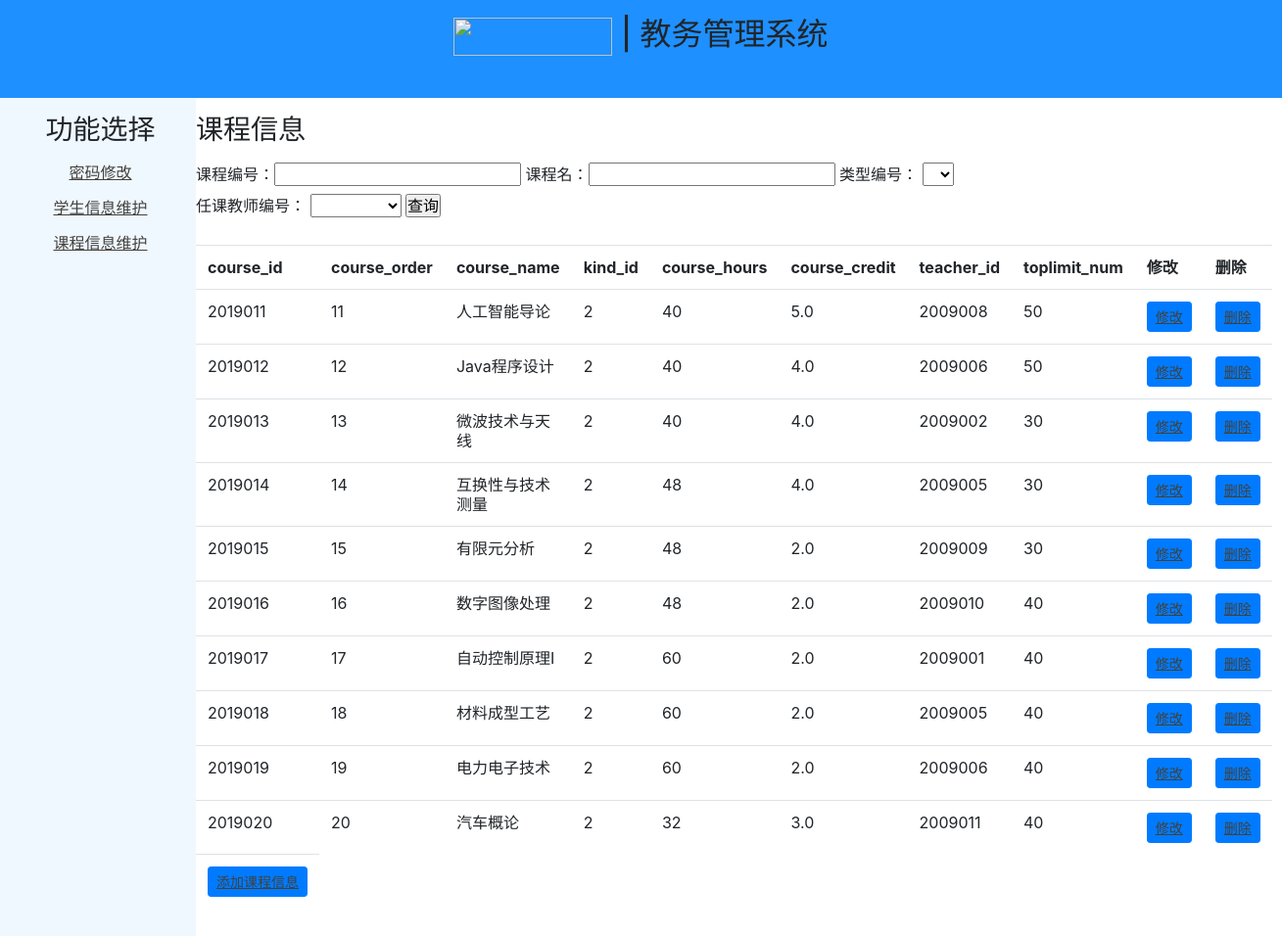
The app's page /mama?kind_id=2 (signed in) with its own data.
### tables this page shows
CREATE TABLE course_Info(
	course_id int primary key,
	course_order int not null,
	course_name char(50) not null,
	kind_id int not null,
	course_hours int not null,
	course_credit float not null,
	teacher_id int not null,
	toplimit_num int not null,
	foreign key(kind_id) references course_kind(kind_id),
	foreign key(teacher_id) references teacher_Info(teacher_id)
	);

### admin.py (the view)
@app.route('/mama',methods=['GET'])
def index1():   #课程信息维护
    if not CheckLogin():
        return redirect(url_for('login'))
    dataid, _ = GetSql2("select distinct kind_id ,kind_id as col2  from course_Info ")
    datada, _ = GetSql2("select distinct teacher_id ,teacher_id as col2  from course_Info ")
    strWhere = []
    if "cname" in request.args:
        name = request.args["cname"]
        if name != "":
            strWhere.append("course_name like '%%%s%%'" % name)
    if "cid" in request.args:
        id = request.args["cid"]
        if id != "":
            strWhere.append("course_id = '%s'" % id)
    if "kind_id" in request.args:
        ida = request.args["kind_id"]
        if ida != "":
            strWhere.append("kind_id = '%s'" % ida)
    if "teacher_id" in request.args:
        idc = request.args["teacher_id"]
        if idc != "":
            strWhere.append("teacher_id = '%s'" % idc)
    tablename = "course_Info"
    sql = "SELECT * FROM course_Info "
    if len(strWhere) > 0:
        sql = sql + " where " + " and ".join(strWhere)
        print(sql)
    result, fields = GetSql2(sql)
    return render_template('show-t.html', datas=result, fields=fields,dataid=dataid,datada=datada)

### admin.py (called while the page is built)
def CheckLogin():
    if 'admin_name' not in session:
        return False
    else:
        return True

### dbSqlite3.py (called while the page is built)
def OpenDb():
    database = "./db/Edu_system.db"
    conn = sqlite3.connect(database)
    return conn

def GetSql(conn, sql):
    cur = conn.cursor()
    cur.execute(sql)
    fields=[]
    for field in cur.description:
        fields.append(field[0])
    result = cur.fetchall()
    cur.close()
    return result,fields

def CloseDb(conn):
    conn.close()

def GetSql2(sql):
    conn = OpenDb()
    result,fields = GetSql(conn, sql)
    CloseDb(conn)
    return result,fields

### templates/show-t.html (shortened to what this page needs)
<!DOCTYPE html>
<html lang="en">
<head>
    <link href="{{ url_for('static',filename='css/show.css') }}" rel="stylesheet"/>
    <link href="https://cdn.staticfile.org/twitter-bootstrap/4.1.0/css/bootstrap.min.css" rel="stylesheet"/>
</head>
<body>
<div id="container">
    <div id="header" align="center">
         <p><h2><img width="162px" height="38.5px" src="static/picture/logo.png" alt=""><span> | 教务管理系统</span></h2></p>
    </div>
    <div id="sidebar1" align="center">
        <p align="center">
            <h3>功能选择</h3><p><p>
            <a href="/per">密码修改</a><p>
            <a href="/">学生信息维护</a><p>
            <a href="/mama">课程信息维护</a>
    </div>
    <div id="content" class="content"><p>
	<h3>课程信息</h3><p>
        <form>
            课程编号：<input type="text" name="cid">
            课程名：<input type="text" name="cname">
            <label>类型编号：
            <select name="kind_id">
                <option value="" ></option>
                    {% for pro in dataid%}
                    <option value='{{pro[0]}}'>{{pro[0]}}</option>
                    {% endfor %}
            </select>
            </label>
            <label>任课教师编号：
                <select name="teacher_id">
                    <option value="" ></option>
                    {% for pro in datada -%}
                    <option value='{{pro[0]}}'>{{pro[0]}}</option>
                    {% endfor %}
                </select>
            </label>
            <input type="submit" value="查询">
        </form>
        <br>
        <table class="table table-hover">
            <tr>
                {% for a in fields %}
                <th>{{a}}</th>
                {% endfor %}
                <th>修改</th>
                <th>删除</th>
            </tr>
            {%for item in datas%}
            <tr>
                {%for a in item%}
                <td>{{a}}</td>
                {% endfor %}
                <td><a class="btn btn-primary btn-sm" href="update-t?id={{item[0]}}">修改</a></td>
                <td><a class="btn btn-primary btn-sm" href="del-t/{{item[0]}}">删除</a></td>
            </tr>
            {% endfor %}
            <tr>
                 <td><a class="btn btn-primary btn-sm" href="/add-t">添加课程信息</a></td>
            </tr>
        </table>
    </div>
</div>
</body>
</html>

### static/css/show.css (style rules this page uses)
* { margin: 0; padding: 0; }
a:link { color: #42413C; text-decoration: underline; }
#container { margin: 0px auto; width: 100%; background-color: #FFF; position: relative; }
#header { background-color:#1E90FF; float: left; height: 100px; width:100%; }
#sidebar1,#content { padding-bottom:9999px; margin-bottom:-9995px; }
#sidebar1 { width:200px; float:left; background-color:#F0F8FF; line-height:20px; padding-left:5px; }
#content { width:800px; float:left; line-height:20px; }

### records on screen
course_Info: course_id "2019011", item "11" "2" "40" "50", course_name "人工智能导论", course_credit "5.0", teacher "2009008"
course_Info: course_id "2019012", item "12" "2" "40" "50", course_name "Java程序设计", course_credit "4.0", teacher "2009006"
course_Info: course_id "2019013", item "13" "2" "40" "30", course_name "微波技术与天线", course_credit "4.0", teacher "2009002"
course_Info: course_id "2019014", item "14" "2" "48" "30", course_name "互换性与技术测量", course_credit "4.0", teacher "2009005"
course_Info: course_id "2019015", item "15" "2" "48" "30", course_name "有限元分析", course_credit "2.0", teacher "2009009"
course_Info: course_id "2019016", item "16" "2" "48" "40", course_name "数字图像处理", course_credit "2.0", teacher "2009010"
course_Info: course_id "2019017", item "17" "2" "60" "40", course_name "自动控制原理Ⅰ", course_credit "2.0", teacher "2009001"
course_Info: course_id "2019018", item "18" "2" "60" "40", course_name "材料成型工艺", course_credit "2.0", teacher "2009005"
course_Info: course_id "2019019", item "19" "2" "60" "40", course_name "电力电子技术", course_credit "2.0", teacher "2009006"
course_Info: course_id "2019020", item "20" "2" "32" "40", course_name "汽车概论", course_credit "3.0", teacher "2009011"

### other values on screen
{{ a }} "course_id" "course_order" "course_name" "kind_id" "course_hours" "course_credit" "teacher_id" "toplimit_num"
